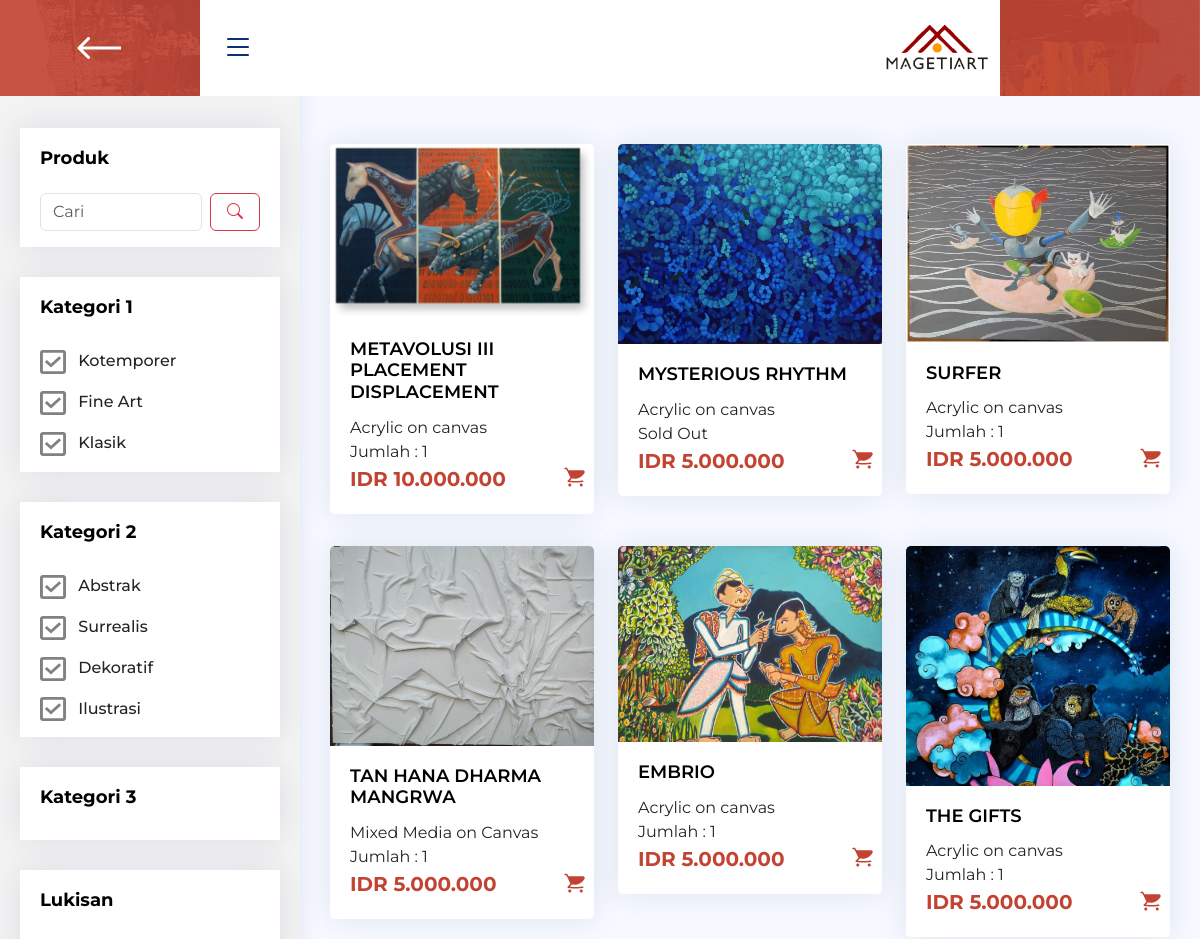
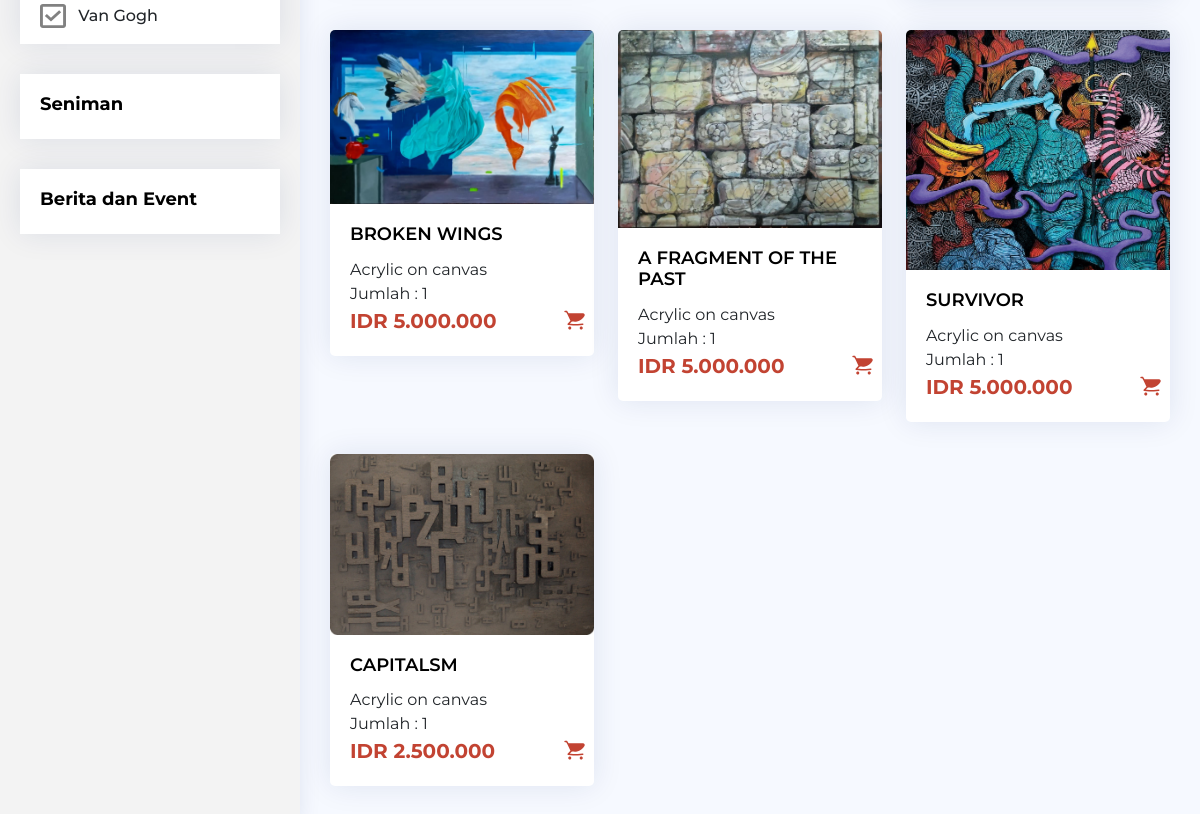
The app's page /index.php/produk with its own data (2 pictures, top to bottom).
### tables this page shows
CREATE TABLE `karya` (
  `id` int(11) NOT NULL,
  `title` varchar(256) NOT NULL,
  `slug` varchar(256) NOT NULL,
  `seniman_id` int(11) NOT NULL,
  `year` varchar(64) NOT NULL,
  `material` varchar(64) NOT NULL,
  `width` varchar(64) NOT NULL,
  `height` varchar(64) NOT NULL,
  `price` varchar(64) NOT NULL,
  `quantity` int(11) NOT NULL,
  `description` varchar(560) NOT NULL,
  `image` varchar(256) NOT NULL,
  `created_at` timestamp NULL DEFAULT NULL
);

### application/controllers/Produk.php (called while the page is built, shortened)
<?php
class Produk extends CI_Controller
{
    public function __construct()
    {
        $this->load->model('Kategori_model');
        $this->load->model('Karya_model');
        $this->load->model('Seniman_model');
        $this->load->model('Berita_model');
    }
    public function index()
    {
        $arts = $this->Karya_model->getAll();
        $data = [
            'title' => 'Produk - MagetiArt',
            'css' => 'user/produk/style.css',
            'arts' => $arts,
            'categories' => $this->Kategori_model->getAll()
        ];
        $this->load->view('user/templates/header', $data);
        $this->load->view('user/produk/header');
        $this->load->view('user/produk/sidebar');
        $this->load->view('user/produk/index');
        $this->load->view('user/templates/footer');
    }
}

### index.php (called while the page is built, shortened)
<?php
require_once BASEPATH.'core/CodeIgniter.php';

### application/models/Karya_model.php (called while the page is built, shortened)
<?php
class Karya_model extends CI_Model
{
    private $_table = 'karya';
    public function getAll()
    {
        $this->db->select('k.*, seniman.name');
        $this->db->from($this->_table . ' AS k');
        $this->db->join('seniman', 'seniman.id = k.seniman_id');
        $this->db->where('k.created_at!=', NULL);
        return $this->db->get()->result_array();
    }
}

### application/models/Kategori_model.php (called while the page is built, shortened)
<?php
class Kategori_model extends CI_Model
{
    private $_table = 'kategori';
    public function getAll()
    {
        $this->db->where('created_at!=', NULL);
        return $this->db->get($this->_table)->result_array();
    }
}

### application/views/user/produk/index.php (the view, shortened to what this page needs)
<main class="main" id="main">
    <div class="row mt-5">
        <div class="col">
            <div class="row">
                <?php foreach ($arts as $art) : ?>
                    <div class="col-md-4 col-sm-6 mt-3">
                        <a href="<?= base_url('Detail/karya/' . $art['slug']); ?>" style="text-decoration: none; ">
                            <div class="card mb-3">
                                <div style="max-height: 30vh; overflow-y: hidden;">
                                    <img src="<?= base_url('public'); ?>/img/admin/karya/<?= $art['image']; ?>" class="card-img-top" alt="<?= $art['title']; ?>">
                                </div>
                                <div class="card-body">
                                    <h5 class="card-title pb-1"><?= $art['title']; ?></h5>
                                    <p class="card-text mb-0"><?= $art['material']; ?></p>
                                    <p class="card-text mb-0"><?= ($art['quantity'] > 0) ? 'Jumlah : ' . $art['quantity'] : 'Sold Out'; ?></p>
                                    <div class="row">
                                        <div class="col-10">
                                            <p class="card-text fs-5 price"><?= $art['price']; ?></p>
                                        </div>
                                        <div class="col-2 text-end">
                                            <form action="<?= base_url('Keranjang/update'); ?>" method="post">
                                                <button <?= ($art['quantity'] <= 0) ? 'disabled' : ''; ?> type="submit" name="add" value="1" onclick="return confirm('Produk akan ditambahkan ke keranjang?')" class="border-0" style="background-color: transparent;">
                                                    <img src="<?= base_url('public/img/template/shopping-cart.svg'); ?>">
                                                </button>
                                            </form>
                                        </div>
                                    </div>
                                </div>
                            </div>
                        </a>
                    </div>
                <?php endforeach ?>
            </div>
        </div>
    </div>
</main>

### application/views/user/templates/header.php (shortened to what this page needs)
<!DOCTYPE html>
<html lang="en">
<head>
    <link href="https://cdn.jsdelivr.net/npm/bootstrap@5.3.2/dist/css/bootstrap.min.css" rel="stylesheet" />
    <link rel="stylesheet" href="https://cdn.jsdelivr.net/npm/bootstrap-icons@1.11.1/font/bootstrap-icons.css" />
    <link href="<?= base_url('public'); ?>/assets/css/style.css" rel="stylesheet">
    <link href="https://cdn.jsdelivr.net/npm/sweetalert2@11.10.5/dist/sweetalert2.min.css" rel="stylesheet">
    <?php if (isset($css)) : ?>
        <link rel="stylesheet" href="<?= base_url('public/css/' . $css); ?>" />
    <?php endif; ?>
</head>
<body>

### application/views/user/produk/header.php
<header id="header" class="header fixed-top ps-0 d-flex">
    <div class="container-fluid">
        <div class="row align-items-center" style="background-image: url(<?= base_url('public/img/template/nav-bg.jpg'); ?>); background-repeat: no-repeat; background-size: cover;">
            <div class="col-2 py-2 py-sm-3 py-md-4 text-center">
                <a href="<?= base_url('Home'); ?>">
                    <img src="<?= base_url('public/img/template/back-arrow.svg'); ?>" class="img-fluid">
                </a>
            </div>
            <div class="col-8 py-2 py-sm-3 py-md-4" style="background-color: #fff;">
                <div class="row">
                    <div class="col-6">
                        <i class="bi bi-list toggle-sidebar-btn"></i>
                    </div>
                    <div class="col-6">
                        <div class="text-end">
                            <a class="navbar-brand" href="<?= base_url('Produk'); ?>"><img src="<?= base_url('public'); ?>/img/template/navbar-logo.png" class="img-fluid" alt="Logo" /></a>
                        </div>
                    </div>
                </div>
            </div>
        </div>
    </div>
</header>

### application/views/user/produk/sidebar.php
<?php
$cats = array();
$subcat = array();
foreach ($categories as $category) {
    if (empty($category['parent_id'])) {
        $cats[$category['id']][] = $category['title'];
    } else {
        $subcat[$category['parent_id']][$category['slug']][] = $category['title'];
    }
}
?>
<aside id="sidebar" class="sidebar">
    <ul class="sidebar-nav" id="sidebar-nav">
        <div class="row mt-5">
            <div class="col">
                <div class="card">
                    <div class="card-body pb-0">
                        <h5 class="card-title"><a href="<?= base_url('Produk'); ?>">Produk</a></h5>
                        <form action="" method="post" class="d-flex mb-3" role="search">
                            <input class="form-control me-2" type="search" placeholder="Cari" aria-label="Search" name="keyword">
                            <button class="btn btn-outline-danger" type="submit"><i class="bi bi-search p-1"></i></button>
                        </form>
                    </div>
                </div>
                <?php foreach ($cats as $cat => $value) { ?>
                    <div class="card">
                        <div class="card-body pb-2">
                            <h5 class="card-title"><?= $value[0]; ?></h5>
                            <ul class="list-group">
                                <?php
                                if (isset($subcat[$cat])) {
                                    foreach ($subcat[$cat] as $sub => $value) { ?>
                                        <li class="list-group-item border-0 my-2">
                                            <a class="me-2" href="<?= base_url('Produk/category/' . $sub); ?>"><?php if (isset($subcategory)) {
                                                                                                                    if ($sub == $subcategory) { ?>
                                                        <img src="<?= base_url('public/img/template/checked.svg'); ?>">
                                                    <?php } else { ?>
                                                        <img src="<?= base_url('public/img/template/check.svg'); ?>">
                                                    <?php }
                                                                                                                } else { ?>
                                                    <img src="<?= base_url('public/img/template/check.svg'); ?>">
                                                <?php }
                                                ?></a>
                                            <label class="form-check-label" for="catCheck"><?= $value[0]; ?></label>
                                        </li>
                                <?php }
                                } ?>
                            </ul>
                        </div>
                    </div>
                <?php
                } ?>
                <div class="card">
                    <div class="card-body pb-0">
                        <h5 class="card-title"><a href="<?= base_url('Produk/seniman'); ?>">Seniman</a></h5>
                    </div>
                </div>
                <div class="card">
                    <div class="card-body pb-0">
                        <h5 class="card-title"><a href="<?= base_url('Produk/berita'); ?>">Berita dan Event</a></h5>
                    </div>
                </div>
            </div>
        </div>
    </ul>
</aside>

### application/views/user/templates/footer.php (shortened to what this page needs)
</body>
</html>

### public/assets/css/style.css (style rules this page uses)
:root { scroll-behavior: smooth; }
body { font-family: "Open Sans", sans-serif; background: #f6f9ff; color: #444444; }
a { color: #4154f1; text-decoration: none; }
h1, h2, h3, h4, h5, h6 { font-family: "Nunito", sans-serif; }
#main { margin-top: 60px; padding: 20px 30px; transition: all 0.3s; }
.card { margin-bottom: 30px; border: none; border-radius: 5px; box-shadow: 0px 0 30px rgba(1, 41, 112, 0.1); }
.card-title { padding: 20px 0 15px 0; font-size: 18px; font-weight: 500; color: #012970; font-family: "Poppins", sans-serif; }
.card-body { padding: 0 20px 20px 20px; }
.header { transition: all 0.5s; z-index: 997; height: 60px; box-shadow: 0px 2px 20px rgba(1, 41, 112, 0.1); background-color: #fff; padding-left: 20px; }
.header .toggle-sidebar-btn { font-size: 32px; padding-left: 10px; cursor: pointer; color: #012970; }
.sidebar { position: fixed; top: 60px; left: 0; bottom: 0; width: 300px; z-index: 996; transition: all 0.3s; padding: 20px; overflow-y: auto; scrollbar-width: thin; scrollbar-color: #aab7cf transparent; box-shadow: 0px 0px 20px rgba(1, 41, 112, 0.1); background-color: #fff; }
@media (min-width: 1200px) { #main, #footer { margin-left: 300px; } }
.sidebar-nav { padding: 0; margin: 0; list-style: none; }
.sidebar-nav li { padding: 0; margin: 0; list-style: none; }

### public/css/user/produk/style.css (style rules this page uses)
:root { --primary: #d63721; --secondary: #c24332; --bg: hsl(0, 0%, 0%); }
* { font-family: "Montserrat", sans-serif; }
html { scroll-behavior: smooth; }
.sidebar { background-color: #f3f3f3; }
.sidebar .card-body { padding-bottom: 0; }
.sidebar .card-title { font-weight: 700; color: #000; font-family: "Montserrat", sans-serif; }
.sidebar .card-title a { text-decoration: none; color: #000; }
.sidebar .card { border-radius: 0; border: none; }
.sidebar .card .form-check-label { font-weight: 500; }
.main .card-title { font-weight: 600; color: #000; font-family: "Montserrat", sans-serif; }
.main .card-text { font-weight: 400; }
.main .price { font-weight: 700; color: var(--secondary); }

### records on screen
karya: image (picture), title "METAVOLUSI III PLACEMENT DISPLACEMENT", material "Acrylic on canvas", quantity "1", price "IDR 10.000.000"
karya: image (picture), title "MYSTERIOUS RHYTHM", material "Acrylic on canvas", quantity "Sold Out", price "IDR 5.000.000"
karya: image (picture), title "SURFER", material "Acrylic on canvas", quantity "1", price "IDR 5.000.000"
karya: image (picture), title "TAN HANA DHARMA MANGRWA", material "Mixed Media on Canvas", quantity "1", price "IDR 5.000.000"
karya: image (picture), title "EMBRIO", material "Acrylic on canvas", quantity "1", price "IDR 5.000.000"
karya: image (picture), title "THE GIFTS", material "Acrylic on canvas", quantity "1", price "IDR 5.000.000"
karya: image (picture), title "BROKEN WINGS", material "Acrylic on canvas", quantity "1", price "IDR 5.000.000"
karya: image (picture), title "A FRAGMENT OF THE PAST", material "Acrylic on canvas", quantity "1", price "IDR 5.000.000"
karya: image (picture), title "SURVIVOR", material "Acrylic on canvas", quantity "1", price "IDR 5.000.000"
karya: image (picture), title "CAPITALSM", material "Acrylic on canvas", quantity "1", price "IDR 2.500.000"

### other values on screen
$value[0] "Kategori 1"
$value[0] "Kotemporer"
$value[0] "Fine Art"
$value[0] "Klasik"
$value[0] "Kategori 2"
$value[0] "Abstrak"
$value[0] "Surrealis"
$value[0] "Dekoratif"
$value[0] "Ilustrasi"
$value[0] "Kategori 3"
$value[0] "Lukisan"
$value[0] "Van Gogh"
